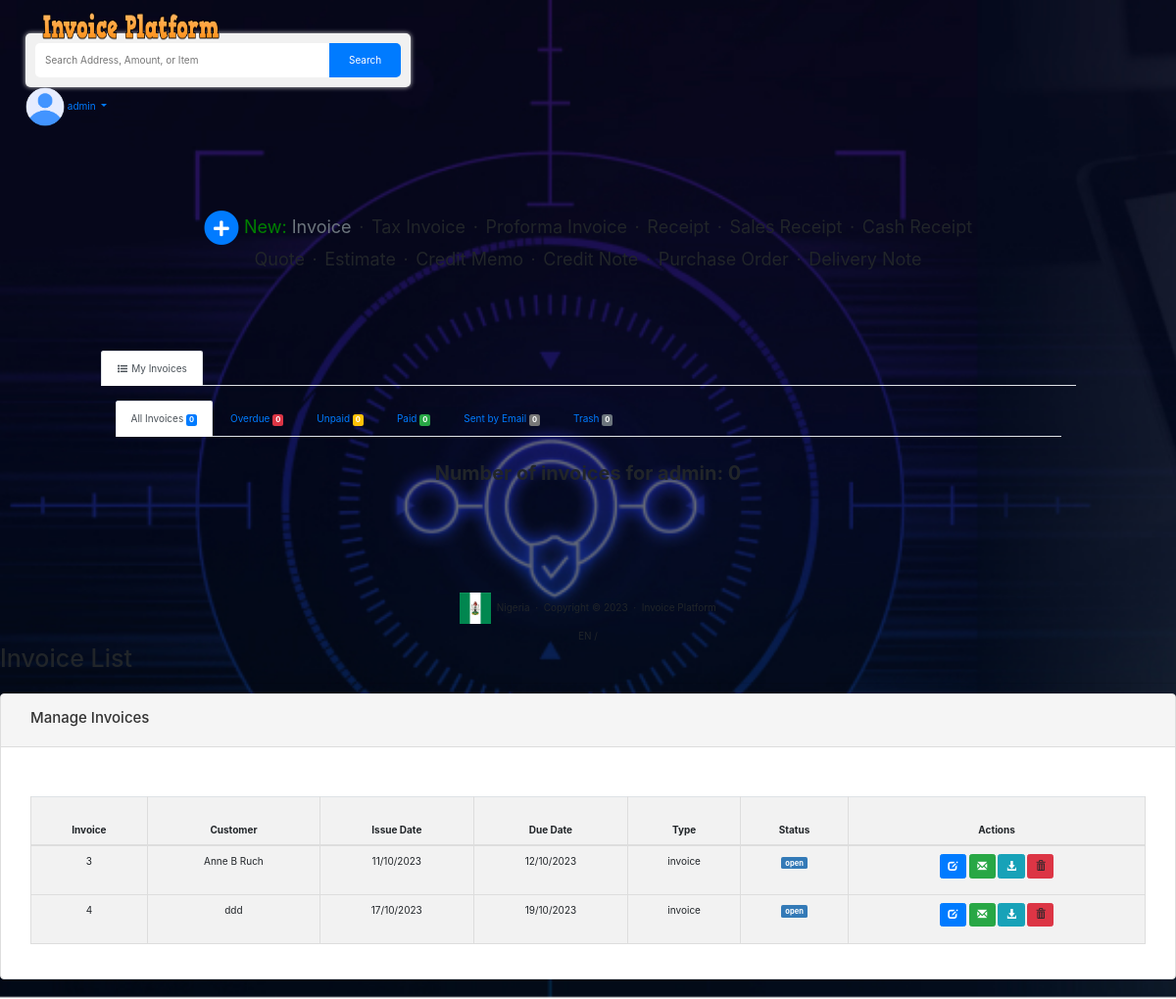
Page /invoice-list.php (signed in) on the committed database.
### tables this page shows
CREATE TABLE `invoices` (
  `id` int(11) NOT NULL,
  `invoice` varchar(255) NOT NULL,
  `custom_email` text NOT NULL,
  `invoice_date` varchar(255) NOT NULL,
  `invoice_due_date` varchar(255) NOT NULL,
  `subtotal` decimal(10,0) NOT NULL,
  `shipping` decimal(10,0) NOT NULL,
  `discount` decimal(10,0) NOT NULL,
  `vat` decimal(10,0) NOT NULL,
  `total` decimal(10,0) NOT NULL,
  `notes` text NOT NULL,
  `invoice_type` varchar(255) NOT NULL,
  `status` varchar(255) NOT NULL
);

CREATE TABLE `customers` (
  `id` int(11) NOT NULL,
  `invoice` varchar(255) NOT NULL,
  `name` varchar(255) NOT NULL,
  `email` varchar(255) NOT NULL,
  `address_1` varchar(255) NOT NULL,
  `address_2` varchar(255) NOT NULL,
  `town` varchar(255) NOT NULL,
  `county` varchar(255) NOT NULL,
  `postcode` varchar(255) NOT NULL,
  `phone` varchar(100) NOT NULL,
  `name_ship` varchar(255) NOT NULL,
  `address_1_ship` varchar(255) NOT NULL,
  `address_2_ship` varchar(255) NOT NULL,
  `town_ship` varchar(255) NOT NULL,
  `county_ship` varchar(255) NOT NULL,
  `postcode_ship` varchar(255) NOT NULL
);

### functions.php (the view, shortened to what this page needs)
<?php
function getInvoices() {
	$mysqli = new mysqli(DATABASE_HOST, DATABASE_USER, DATABASE_PASS, DATABASE_NAME);
    $query = "SELECT *
		FROM invoices i
		JOIN customers c
		ON c.invoice = i.invoice
		WHERE i.invoice = c.invoice
		ORDER BY i.invoice";
	$results = $mysqli->query($query);
	if($results) {
		print '<table class="table table-striped table-hover table-bordered" id="data-table" cellspacing="0"><thead><tr>
				<th>Invoice</th>
				<th>Customer</th>
				<th>Issue Date</th>
				<th>Due Date</th>
				<th>Type</th>
				<th>Status</th>
				<th>Actions</th>
			  </tr></thead><tbody>';
		while($row = $results->fetch_assoc()) {
			print '
				<tr>
					<td>'.$row["invoice"].'</td>
					<td>'.$row["name"].'</td>
				    <td>'.$row["invoice_date"].'</td>
				    <td>'.$row["invoice_due_date"].'</td>
				    <td>'.$row["invoice_type"].'</td>
				';
				if($row['status'] == "open"){
					print '<td><span class="label label-primary">'.$row['status'].'</span></td>';
				} elseif ($row['status'] == "paid"){
					print '<td><span class="label label-success">'.$row['status'].'</span></td>';
				}
			print '
				    <td><a href="invoice-edit.php?id='.$row["invoice"].'" class="btn btn-primary btn-xs"><span class="glyphicon glyphicon-edit" aria-hidden="true"></span></a> <a href="#" data-invoice-id="'.$row['invoice'].'" data-email="'.$row['email'].'" data-invoice-type="'.$row['invoice_type'].'" data-custom-email="'.$row['custom_email'].'" class="btn btn-success btn-xs email-invoice"><span class="glyphicon glyphicon-envelope" aria-hidden="true"></span></a> <a href="invoices/'.$row["invoice"].'.pdf" class="btn btn-info btn-xs" target="_blank"><span class="glyphicon glyphicon-download-alt" aria-hidden="true"></span></a> <a data-invoice-id="'.$row['invoice'].'" class="btn btn-danger btn-xs delete-invoice"><span class="glyphicon glyphicon-trash" aria-hidden="true"></span></a></td>
			    </tr>
			';
		}
		print '</tr></tbody></table>';
	} else {
		echo "<p>There are no invoices to display.</p>";
	}
}
?>

### header.php (shortened to what this page needs)
<?php
if (isset($_SESSION['login_username'])) {
    $username = $_SESSION['login_username'];
    $conn = mysqli_connect("localhost", "root", "", "invoicemgsys");
    $sql = "SELECT COUNT(*) AS invoice_count FROM invoice_data WHERE username = ?";
    $stmt = $conn->prepare($sql);
    if ($stmt) {
        $stmt->bind_param("s", $username);
        if ($stmt->execute()) {
            $result = $stmt->get_result();
            $row = $result->fetch_assoc();
            $invoice_count = $row['invoice_count'];
        } else {
            echo "Error: " . $stmt->error;
        }
    } else {
        echo "Error in preparing the statement: " . $conn->error;
    }
} else {
    echo "User is not logged in.";
}
?>
<!DOCTYPE html>
<html>
<head>
  <link rel="stylesheet" media="all" href="https://acme.invoicehome.com/assets/application-ea466ec73148ccdd81cadc5720e6940f839132a1e9fc108b7c1ae3a8cdb4c746.css" />
  <link rel="stylesheet" media="all" href="https://acme.invoicehome.com/assets/themes/light-6957b6123a1e86f65e6bca6bc516d08361dea65ed9fe9ed320cb38c2f683f8d0.css" />
    <link rel="stylesheet" href="css/bootstrap.min.css">
	<link rel="stylesheet" href="css/bootstrap.datetimepicker.css">
	<link rel="stylesheet" href="//cdn.datatables.net/1.10.7/css/jquery.dataTables.css">
	<link rel="stylesheet" href="//cdn.datatables.net/plug-ins/1.10.7/integration/bootstrap/3/dataTables.bootstrap.css">
	<link rel="stylesheet" href="css/styles.css">
  <link rel="stylesheet" href="https://cdnjs.cloudflare.com/ajax/libs/font-awesome/5.15.3/css/all.min.css">
	</head>
  <body class="invoicehome">
  <nav class="navbar navbar-expand-md navbar-light">
    <div class="container-xl">
      <div class="me-auto col-4 col-lg-3">
        <a class="navbar-brand" href="#">
          <img alt="Invoice Home" class="" src="images/cooltext445748032293456.png" width="185" height="35" />
        </a>
      </div>
      <div class="container">
        <form class="search-form" action="" method="get" >
          <input type="text" name="q" id="q" maxlength="100" class="search-input" placeholder="Search Address, Amount, or Item" aria-label="Search by Customer, Address, or Item">
          <button type="submit" class="search-button">Search</button>
        </form>
      </div>
      <ul class="nav navbar-nav" style="margin-right: 15px;">
        <li class="dropdown user user-menu">
          <a href="#" class="dropdown-toggle" data-toggle="dropdown">
            <img src="images/3177440-removebg-preview.png" class="user-image" alt="User Image" style="width: 40px;">
            <span class="hidden-xs"><?php echo $_SESSION['login_username']; ?></span>
          </a>
        </li>
      </ul>
    </div>
  </nav>
<div class="container-xl" style="margin-top: 50px;">
    <div class="row pb-4">
        <div class="col-lg-10 col-md-11 mx-auto">
            <div class="text-center m-4 fs-20 semibold no-underline-links link-underline-on-hover lh-lg background-font-color" style="font-size: 18px;">
                <a class="nolink text-decoration-none" href="invoice_new.php">
                    <span class="fa-stack fa-1x icon-add">
                        <i class="fas fa-circle fa-stack-2x"></i>
                        <i class="fas fa-plus fa-stack-1x fa-inverse"></i>
                    </span>
                    <span class=" me-2 semibold" style="color: green;">New:</span>
                </a>
                <span id='switch-to-invoice' class="acts-as-link text-muted">Invoice</span>
                <span class="mx-1">·</span>
                <span id='switch-to-tax-invoice' class="acts-as-link ">Tax Invoice</span>
                <span class="mx-1">·</span>
                <span id='switch-to-proforma-invoice' class="acts-as-link ">Proforma Invoice</span>
                <span class="mx-1">·</span>
                <span id='switch-to-receipt' class="acts-as-link ">Receipt</span>
                <span class="mx-1">·</span>
                <span id='switch-to-sales-receipt' class="acts-as-link ">Sales Receipt</span>
                <span class="mx-1">·</span>
                <span id='switch-to-cash-receipt' class="acts-as-link ">Cash Receipt</span>
                <br>
                <span id='switch-to-quote' class="acts-as-link ">Quote</span>
                <span class="mx-1">·</span>
                <span id='switch-to-estimate' class="acts-as-link ">Estimate</span>
                <span class="mx-1">·</span>
                <span id='switch-to-credit-memo' class="acts-as-link ">Credit Memo</span>
                <span class="mx-1">·</span>
                <span id='switch-to-credit-note' class="acts-as-link ">Credit Note</span>
                <span class="mx-1">·</span>
                <span id='switch-to-purchase-order' class="acts-as-link ">Purchase Order</span>
                <span class="mx-1">·</span>
                <span id='switch-to-delivery-note' class="acts-as-link ">Delivery Note</span>
            </div>
        </div>
    </div>
</div>
  <div class="container-xl" style="margin-top: 50px;">
    <div class="row pb-4">
      <div class="col-lg-10 col-md-11 mx-auto">
        <div class="level-1-tabs">
          <ul class="nav nav-tabs">
            <li class="nav-item">
              <a class="nav-link active" aria-current="page" href="#">
                <i class="fa fa-fw fa-list-ul background-font-color"></i>&nbsp;My Invoices
              </a>
            </li>
          </ul>
        </div>
        <div class="level-1-page p-4">
          <div class="level-2-tabs">
            <ul class="nav nav-tabs">
              <li class="nav-item">
                <a class="nav-link active" href="#">
                  All Invoices&nbsp;<span class='badge rounded-pill bg-primary'><?php echo $invoice_count; ?></span>
                </a>
              </li>
              <li class="nav-item">
                <a class="nav-link" href="#">
                  Overdue&nbsp;<span class='badge rounded-pill bg-danger'>0</span>
                </a>
              </li>
              <li class="nav-item">
                <a class="nav-link" href="#">
                  Unpaid&nbsp;<span class='badge rounded-pill bg-warning'>0</span>
                </a>
              </li>
              <li class="nav-item">
                <a class="nav-link" href="#">
                  Paid&nbsp;<span class='badge rounded-pill bg-success'>0</span>
                </a>
              </li>
              <li class="nav-item">
                <a class="nav-link" href="#">
                  Sent by Email&nbsp;<span class='badge rounded-pill bg-sent'>0</span>
                </a>
              </li>
              <li class="nav-item">
                <a class="nav-link" href="#">
                  Trash&nbsp;<span class='badge rounded-pill bg-secondary'>0</span>
                </a>
              </li>
            </ul>
          </div>
          <div class="level-2-page p-4">
    <div class="text-center fs-6 semibold py-3">
        <h2 style="font-size: 20px;"><b><?php echo "Number of invoices for $username: $invoice_count"; ?></b></h2>
    </div>
</div>
        </div>
      </div>
    </div>
  </div>
  <div class="row text-center" style="margin-top: 50px;">
    <div class="col">
          <img alt="NIGERIA" src="images/nig.jpg" width="32" height="32" />&nbsp;&nbsp;Nigeria&nbsp;&nbsp;·&nbsp;&nbsp;Copyright © 2023&nbsp;&nbsp;·&nbsp;&nbsp;Invoice Platform
        </div>
      </div>
        <div class="row text-center mt-2">
          <div class="col">
            EN /
          </div>
        </div>
  <link rel="stylesheet" href="https://maxcdn.bootstrapcdn.com/bootstrap/4.0.0/css/bootstrap.min.css">
  <link rel="stylesheet" href="https://maxcdn.bootstrapcdn.com/font-awesome/4.7.0/css/font-awesome.min.css">
</body>

### invoice-list.php (shortened to what this page needs)
<?php
include('header.php');
include('functions.php');
?>
<h1>Invoice List</h1>
<hr>
<div class="row">
	<div class="col-xs-12">
		<div class="panel panel-default">
			<div class="panel-heading">
				<h4>Manage Invoices</h4>
			</div>
			<div class="panel-body form-group form-group-sm">
				<?php getInvoices(); ?>
			</div>
		</div>
	</div>
<?php
	include('footer.php');
?>

### footer.php (shortened to what this page needs)
</div>
</body>
</html>

### css/styles.css (style rules this page uses)
body { padding: 0; background-image: url('images/Invoice-management-for-modern-businesses_-A-guide.jpg'); background-size: cover; background-repeat: no-repeat; }
.btn-primary { background-color: #9966cc; border-color: #9966cc; }
.btn-danger { background-color: #f44336; border-color: #f44336; }
.btn-success { background-color: #009966; border-color: #009966; }
.panel-body { padding: 30px 30px 15px 30px; }
.panel-heading { padding: 15px 30px 15px 30px; }
.user { margin-top: 8px; margin-right: 10px; }

### header.php (style rules this page uses)
.container { display: flex; justify-content: center; align-items: center; margin-left: -80px; height: 10px; }
.search-form { display: flex; background-color: #f1f1f1; border-radius: 5px; padding: 10px; box-shadow: 0px 0px 5px 0px #ccc; }
.search-input { flex: 1; padding: 10px; border: none; border-radius: 5px 0 0 5px; outline: none; width: 300px; }
.search-button { background-color: #007bff; color: #fff; border: none; border-radius: 0 5px 5px 0; padding: 10px 20px; cursor: pointer; }
.user-image { border-radius: 50%; }
.table { width: 100%; border-collapse: collapse; margin: 20px 0; }
.table th, .table td { border: 1px solid #ddd; padding: 15px; margin-left: 20px; text-align: center; height: 50px; }
.table th { background-color: #f2f2f2; }
.table td { margin-left: 10px; }
.table tr:nth-child(even) { background-color: #f2f2f2; }

### rows in the picture
invoices: customers.invoice "3", customers.name "Anne B Ruch", invoice_date "11/10/2023", invoice_due_date "12/10/2023", invoice_type "invoice", status "open"
invoices: customers.invoice "4", customers.name "ddd", invoice_date "17/10/2023", invoice_due_date "19/10/2023", invoice_type "invoice", status "open"

### other values in the picture
$_SESSION['login_username'] "admin"
$invoice_count "0"
$username "admin"
